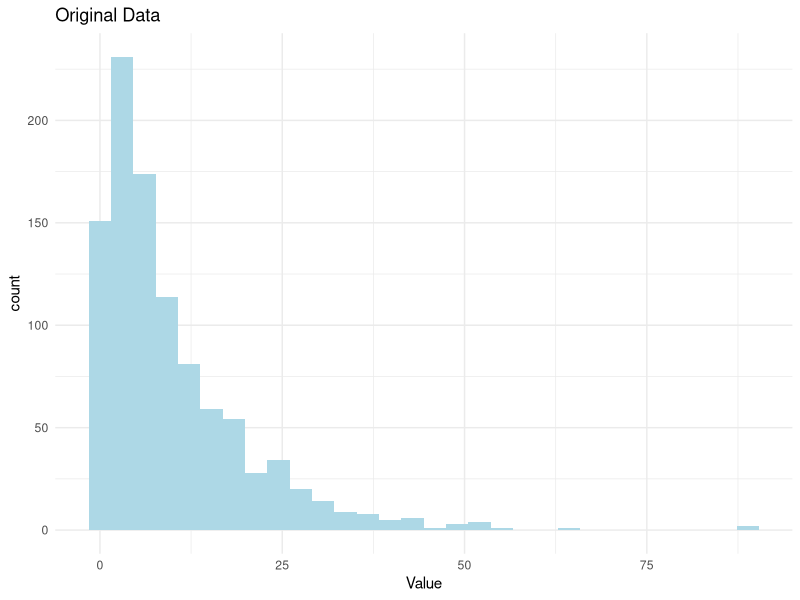
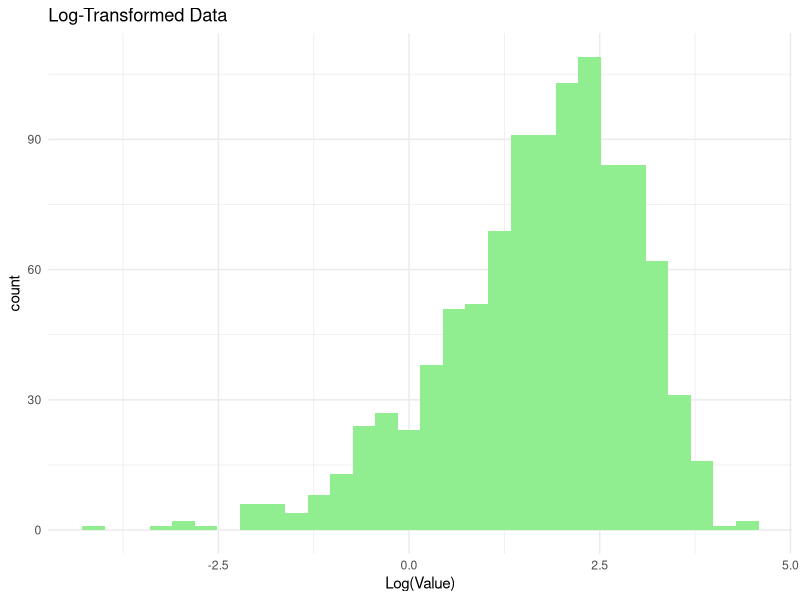
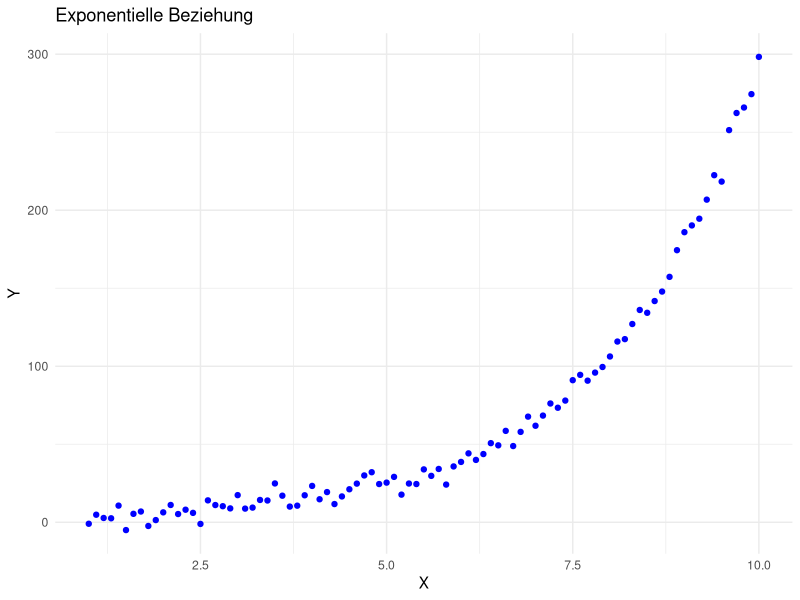
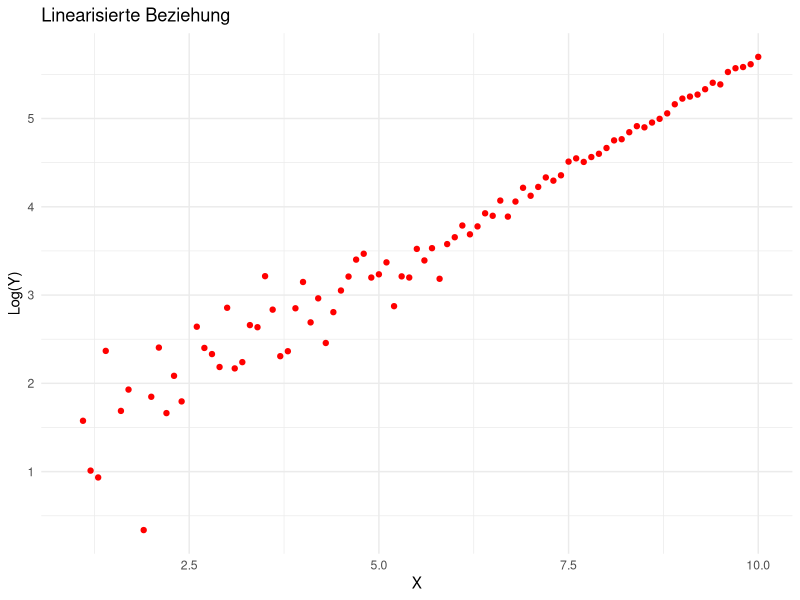
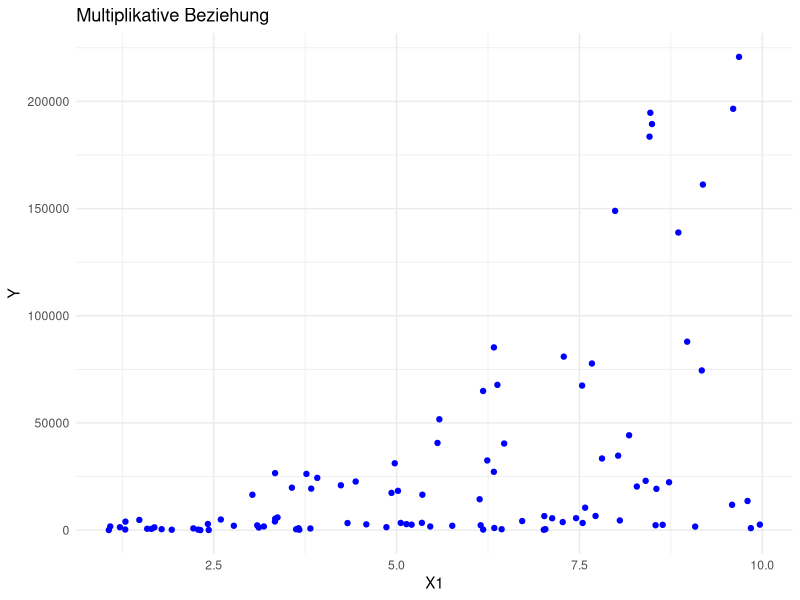
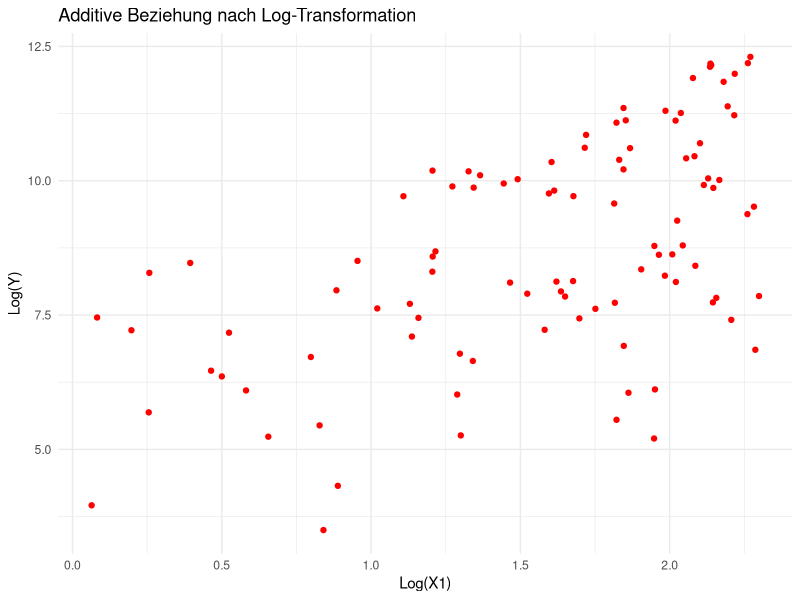

The R script that drew these images, in order:
## ---- chunk 1
#| warning: false
library(ggplot2)

# Beispiel in R: Log-Transformation einer schiefen Verteilung
set.seed(2009)
data = rexp(1000, rate = 0.1)  # Exponentielle Verteilung
df <- data.frame(x = data)

ggplot(aes(x = x), data = df) +
  geom_histogram(bins = 30, fill = "lightblue") +
  labs(title = "Original Data") +
  xlab("Value") +
  theme_minimal()

df_log <- data.frame(x = log(data))  # Log-Transformation

ggplot(aes(x = x), data = df_log) +
  geom_histogram(bins = 30, fill = "lightgreen") +
  labs(title = "Log-Transformed Data") +
  xlab("Log(Value)") +
  theme_minimal()
## ---- chunk 2
#| warning: false
library(ggplot2)

# Beispiel in R: Linearisierung einer exponentiellen Beziehung
set.seed(2009)

x <- seq(1, 10, by = 0.1)
y <- 2 * exp(0.5 * x) + rnorm(length(x),
                 mean = 0, sd = 5)  # Exponentielle Beziehung mit Rauschen
df <- data.frame(x = x, y = y)
ggplot(aes(x = x, y = y), data = df) +
  geom_point(color = "blue") +
  labs(title = "Exponentielle Beziehung", x = "X", y = "Y") +
  theme_minimal()

log_y <- log(y)  # Log-Transformation von Y
df <- data.frame(x = x, y = log_y)
ggplot(aes(x = x, y = y), data = df) +
  geom_point(color = "red") +
  labs(title = "Linearisierte Beziehung", x = "X", y = "Log(Y)") +
  theme_minimal()
## ---- chunk 3
#| warning: false
#| message: false
library(ggplot2)

# Beispiel in R: Multiplikative Beziehung
set.seed(2009)
x1 <- runif(100, 1, 10)
x2 <- runif(100, 1, 10)
y <- 3 * x1^2 * x2^3 + rnorm(100
                 , mean = 0, sd = 10)  # Multiplikative Beziehung mit Rauschen
df <- data.frame(x1 = x1, x2 = x2, y = y)
ggplot(aes(x = x1, y = y), data = df) +
  geom_point(color = "blue") +
  labs(title = "Multiplikative Beziehung", 
           x = "X1", 
           y = "Y") +
  theme_minimal()
log_y <- log(y)  # Log-Transformation von Y
log_x1 <- log(x1)
log_x2 <- log(x2)
df_log <- data.frame(x1 = log_x1, x2 = log_x2, y = log_y)
ggplot(aes(x = x1, y = y), data = df_log) +
  geom_point(color = "red") +
  labs(title = "Additive Beziehung nach Log-Transformation", 
           x = "Log(X1)", 
           y = "Log(Y)") +
  theme_minimal()
